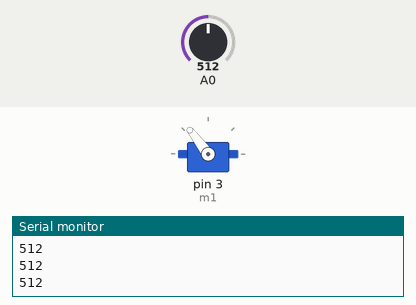
A sketch run on a simulated Arduino Uno, built with avr-gcc and run on an emulated ATmega328P. On the bench: servo, the last lines printed to the serial monitor. Inputs (shaded band) come from the test bench; at power-on: A0 = 512.

Above: at 1.7 s.
1.8 s: A0 set to 306
At 2.6 s:
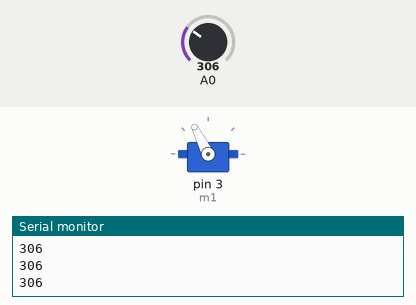
3.3 s: A0 set to 900
At 4.0 s:
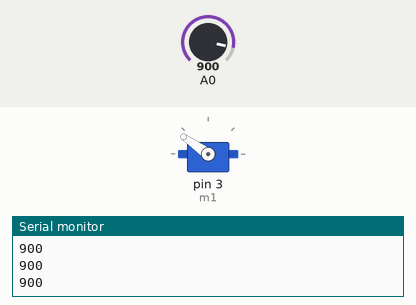
4.8 s: A0 set to 511
At 5.3 s:
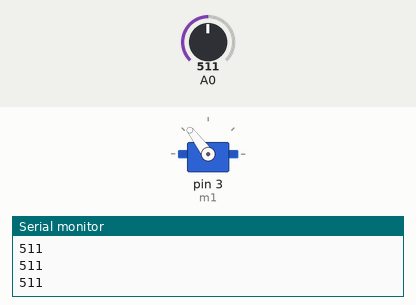
Timing chart, 0 to 7.8 s (numbered marks = the images above; inputs shaded):
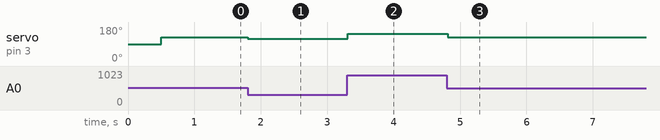

The sketch:

_150129_IMDLLab3.ino
```cpp
/*
objective: write code to first take in an analog signal,
  display it serially to the screen, then output a
  corresponding PWM signal to a servo.
*/

#include <Servo.h>

Servo m1;


void setup(){
Serial.begin(9600);
m1.attach(3);

delay(500);
Serial.println("Starting");

}//setup

void loop(){

uint16_t a = analogRead(0);
Serial.println(a);
a=map(a,0,1023,1600,2100);
m1.write(a);

delay(100);
}//main loop
```

Measured:
- after the input at 1.8 s, servo on pin 3 (m1): 127° → 117° at once
- after the input at 3.3 s, servo on pin 3 (m1): 117° → 145° at once
- after the input at 4.8 s, servo on pin 3 (m1): 145° → 127° at once
